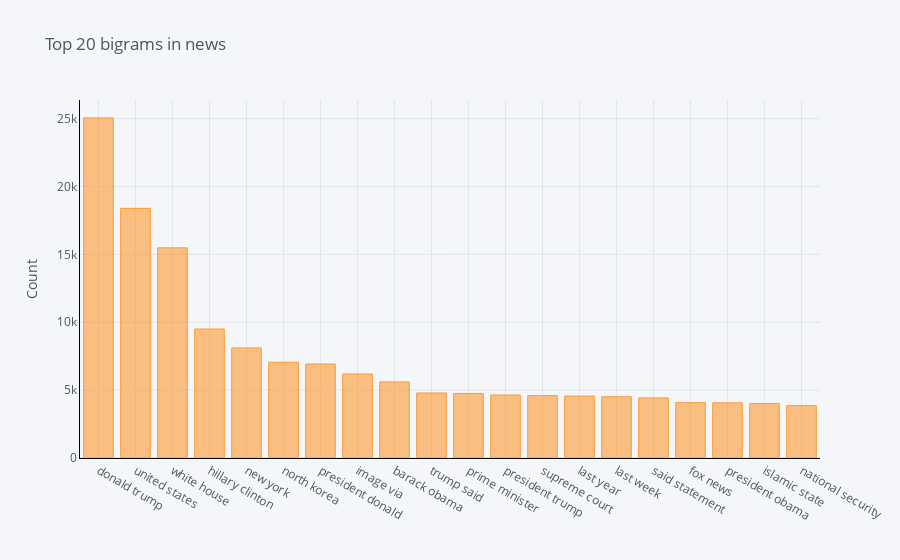

The code cell stored with this chart in its notebook:
### Code cell
#Function to get top bigram words
def get_top_n_bigram(corpus, n=None):
    vec = CountVectorizer(ngram_range=(2, 2)).fit(corpus)
    bag_of_words = vec.transform(corpus)
    sum_words = bag_of_words.sum(axis=0) 
    words_freq = [(word, sum_words[0, idx]) for word, idx in vec.vocabulary_.items()]
    words_freq =sorted(words_freq, key = lambda x: x[1], reverse=True)
    return words_freq[:n]

#Calling function and return only top 20 words
common_words = get_top_n_bigram(clean_news['news'], 20)

#Printing the word and frequency
for word, freq in common_words:
    print(word, freq)
    
#Creating the dataframe of word and frequency
df3 = pd.DataFrame(common_words, columns = ['news' , 'count'])

#Group by words and plot the sum
df3.groupby('news').sum()['count'].sort_values(ascending=False).iplot(
    kind='bar', yTitle='Count', linecolor='black', title='Top 20 bigrams in news')

### Figure 1 — Plotly figure (JSON) as saved in the notebook; plotly's stock layout.template omitted (floating-point values rounded to 4 significant figures)
{"data": [{"marker": {"color": "rgba(255, 153, 51, 0.6)", "line": {"color": "rgba(255, 153, 51, 1.0)", "width": 1}}, "name": "count", "orientation": "v", "text": "", "type": "bar", "x": ["donald trump", "united states", "white house", "hillary clinton", "new york", "north korea", "president donald", "image via", "barack obama", "trump said", "prime minister", "president trump", "supreme court", "last year", "last week", "said statement", "fox news", "president obama", "islamic state", "national security"], "y": [25057, 18394, 15485, 9502, 8110, 7053, 6926, 6188, 5603, 4790, 4753, 4641, 4595, 4560, 4512, 4426, 4074, 4065, 4014, 3858]}], "layout": {"legend": {"bgcolor": "#F5F6F9", "font": {"color": "#4D5663"}}, "paper_bgcolor": "#F5F6F9", "plot_bgcolor": "#F5F6F9", "title": {"font": {"color": "#4D5663"}, "text": "Top 20 bigrams in news"}, "xaxis": {"gridcolor": "#E1E5ED", "linecolor": "black", "showgrid": true, "tickfont": {"color": "#4D5663"}, "title": {"font": {"color": "#4D5663"}, "text": ""}, "zerolinecolor": "#E1E5ED"}, "yaxis": {"gridcolor": "#E1E5ED", "linecolor": "black", "showgrid": true, "tickfont": {"color": "#4D5663"}, "title": {"font": {"color": "#4D5663"}, "text": "Count"}, "zerolinecolor": "#E1E5ED"}}}
